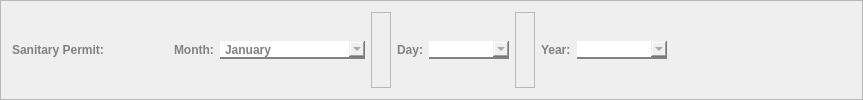
           <widget class="QFrame" name="sp_frame">
            <property name="frameShape">
             <enum>QFrame::StyledPanel</enum>
            </property>
            <property name="frameShadow">
             <enum>QFrame::Raised</enum>
            </property>
            <layout class="QHBoxLayout" name="horizontalLayout_46">
             <item>
              <widget class="QLabel" name="label_86">
               <property name="styleSheet">
                <string notr="true">font-family: Segoe UI;
				font-weight: bold;
				color: #818181;

border-radius: 0px;
border-color: white;
border-width: 0px;</string>
               </property>
               <property name="text">
                <string>Sanitary Permit:                   </string>
               </property>
              </widget>
             </item>
             <item>
              <widget class="QLabel" name="label_83">
               <property name="styleSheet">
                <string notr="true">font-family: Segoe UI;
				font-weight: bold;
				color: #818181;

border-radius: 0px;
border-color: white;
border-width: 0px;</string>
               </property>
               <property name="text">
                <string>Month:</string>
               </property>
              </widget>
             </item>
             <item>
              <widget class="QComboBox" name="sp_choose_month_comboBox">
               <property name="minimumSize">
                <size>
                 <width>145</width>
                 <height>0</height>
                </size>
               </property>
               <property name="maximumSize">
                <size>
                 <width>175</width>
                 <height>16777215</height>
                </size>
               </property>
               <property name="cursor">
                <cursorShape>PointingHandCursor</cursorShape>
               </property>
               <property name="styleSheet">
                <string notr="true">QComboBox {
				font-family: Segoe UI;
				font-weight: bold;
				color: #818181;
                border: none;
                border-bottom: 2px solid #818181;
            }

QComboBox::hover{
color: #565656;
border-bottom: 2px solid #565656;
}

</string>
               </property>
               <item>
                <property name="text">
                 <string>January</string>
                </property>
               </item>
               <item>
                <property name="text">
                 <string>February</string>
                </property>
               </item>
               <item>
                <property name="text">
                 <string>March</string>
                </property>
               </item>
               <item>
                <property name="text">
                 <string>April</string>
                </property>
               </item>
               <item>
                <property name="text">
                 <string>May</string>
                </property>
               </item>
               <item>
                <property name="text">
                 <string>June</string>
                </property>
               </item>
               <item>
                <property name="text">
                 <string>July</string>
                </property>
               </item>
               <item>
                <property name="text">
                 <string>August</string>
                </property>
               </item>
               <item>
                <property name="text">
                 <string>September</string>
                </property>
               </item>
               <item>
                <property name="text">
                 <string>October</string>
                </property>
               </item>
               <item>
                <property name="text">
                 <string>November</string>
                </property>
               </item>
               <item>
                <property name="text">
                 <string>December</string>
                </property>
               </item>
              </widget>
             </item>
             <item>
              <widget class="QFrame" name="frame_83">
               <property name="minimumSize">
                <size>
                 <width>20</width>
                 <height>0</height>
                </size>
               </property>
               <property name="frameShape">
                <enum>QFrame::StyledPanel</enum>
               </property>
               <property name="frameShadow">
                <enum>QFrame::Raised</enum>
               </property>
              </widget>
             </item>
             <item>
              <widget class="QLabel" name="label_84">
               <property name="styleSheet">
                <string notr="true">font-family: Segoe UI;
				font-weight: bold;
				color: #818181;

border-radius: 0px;
border-color: white;
border-width: 0px;</string>
               </property>
               <property name="text">
                <string>Day:</string>
               </property>
              </widget>
             </item>
             <item>
              <widget class="QComboBox" name="sp_choose_day_comboBox">
               <property name="minimumSize">
                <size>
                 <width>80</width>
                 <height>0</height>
                </size>
               </property>
               <property name="maximumSize">
                <size>
                 <width>80</width>
                 <height>16777215</height>
                </size>
               </property>
               <property name="cursor">
                <cursorShape>PointingHandCursor</cursorShape>
               </property>
               <property name="styleSheet">
                <string notr="true">QComboBox {
				font-family: Segoe UI;
				font-weight: bold;
				color: #818181;
                border: none;
                border-bottom: 2px solid #818181;
            }

QComboBox::hover{
color: #565656;
border-bottom: 2px solid #565656;
}

</string>
               </property>
              </widget>
             </item>
             <item>
              <widget class="QFrame" name="frame_84">
               <property name="minimumSize">
                <size>
                 <width>20</width>
                 <height>0</height>
                </size>
               </property>
               <property name="frameShape">
                <enum>QFrame::StyledPanel</enum>
               </property>
               <property name="frameShadow">
                <enum>QFrame::Raised</enum>
               </property>
              </widget>
             </item>
             <item>
              <widget class="QLabel" name="label_85">
               <property name="styleSheet">
                <string notr="true">font-family: Segoe UI;
				font-weight: bold;
				color: #818181;

border-radius: 0px;
border-color: white;
border-width: 0px;</string>
               </property>
               <property name="text">
                <string>Year:</string>
               </property>
              </widget>
             </item>
             <item>
              <widget class="QComboBox" name="sp_choose_year_comboBox">
               <property name="minimumSize">
                <size>
                 <width>90</width>
                 <height>0</height>
                </size>
               </property>
               <property name="maximumSize">
                <size>
                 <width>80</width>
                 <height>16777215</height>
                </size>
               </property>
               <property name="cursor">
                <cursorShape>PointingHandCursor</cursorShape>
               </property>
               <property name="styleSheet">
                <string notr="true">QComboBox {
				font-family: Segoe UI;
				font-weight: bold;
				color: #818181;
                border: none;
                border-bottom: 2px solid #818181;
            }

QComboBox::hover{
color: #565656;
border-bottom: 2px solid #565656;
}

</string>
               </property>
              </widget>
             </item>
             <item>
              <spacer name="horizontalSpacer_69">
               <property name="orientation">
                <enum>Qt::Horizontal</enum>
               </property>
               <property name="sizeHint" stdset="0">
                <size>
                 <width>184</width>
                 <height>20</height>
                </size>
               </property>
              </spacer>
             </item>
            </layout>
           </widget>
